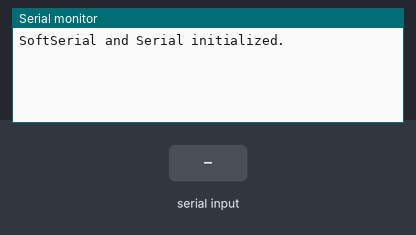
This sketch was run on a simulated Arduino Uno, built with avr-gcc and run on an emulated ATmega328P. On the bench: the last lines printed to the serial monitor. Inputs (shaded band) come from the test bench.

Above: at 1.7 s.
1.8 s: "1" received over Serial
At 4.5 s:
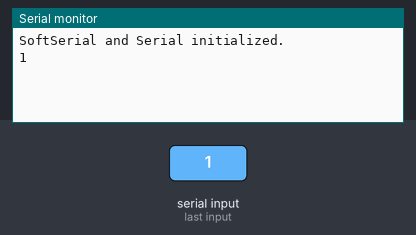
4.8 s: "0" received over Serial
6.3 s: "2" received over Serial
At 7.5 s:
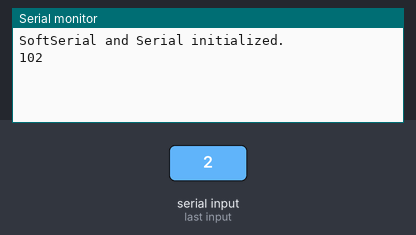

Measured:
- after the input at 1.8 s, the serial monitor: prints a new line after 1.7 s (image 1)
- after the input at 6.3 s, the serial monitor: prints a new line after 0.23 s (image 2)

The sketch:

softserial_Test.ino
```cpp
#include <SoftwareSerial.h>

SoftwareSerial mySerial(7, 8);

void setup() {
 // put your setup code here, to run once:
  mySerial.begin(19200);               // the GPRS baud rate
  Serial.begin(19200);    // the GPRS baud rate
  while(!mySerial){
    //wait soft serial initialization
  }
  while (!Serial) {
    // wait serial port initialization
  }
  Serial.println("SoftSerial and Serial initialized.");
  delay(500);
}

void loop() {
  // put your main code here, to run repeatedly:
  mySerial.println("heartbeating...");
  while(Serial.available()!=0){
    Serial.write(Serial.read());
  }
  delay(3000);
}
```
